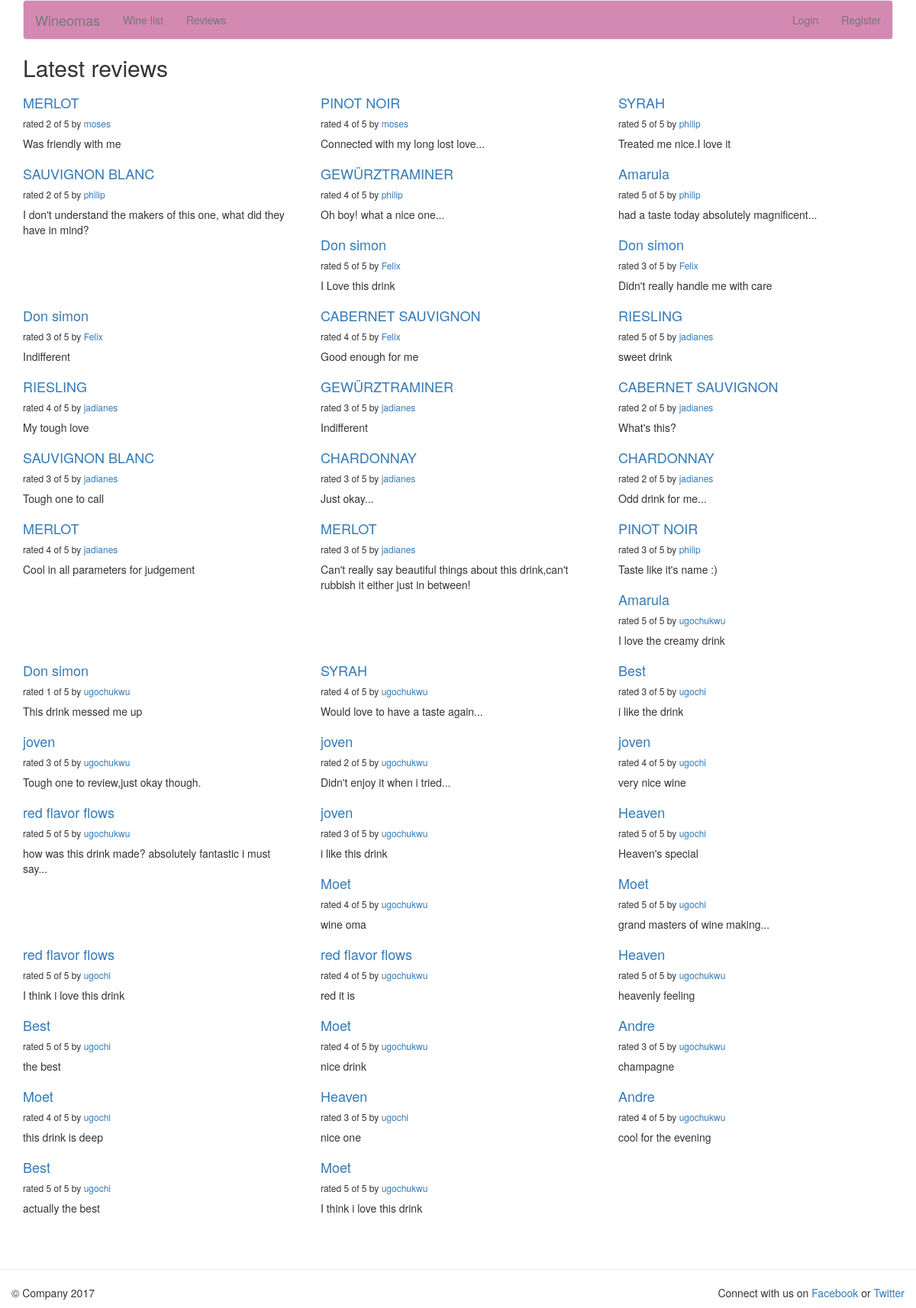
The app's page /reviews/ with its own data.
### reviews/models.py (models this page shows, shortened)
class Review(models.Model):
    RATING_CHOICES = (
        (1, '1'),
        (2, '2'),
        (3, '3'),
        (4, '4'),
        (5, '5'),
    )
    wine = models.ForeignKey(Wine)
    pub_date = models.DateTimeField('date published')
    user_name = models.CharField(max_length=100)
    comment = models.CharField(max_length=200)
    rating = models.IntegerField(choices=RATING_CHOICES)

class Wine(models.Model):
    name = models.CharField(max_length=200)

### reviews/views.py (the view)
def review_list(request):
    latest_review_list = Review.objects.order_by('-pub_date')
    context = {'latest_review_list':latest_review_list}
    return render(request, 'reviews/review_list.html', context)

### reviews/templates/reviews/review_list.html
{% extends 'base.html' %}
{% block title %}
<h2>Latest reviews</h2>
{% endblock %}
{% block content %}
{% if latest_review_list %}
<div class="row">
    {% for review in latest_review_list %}
    <div class="col-xs-6 col-lg-4">
        <h4><a href="{% url 'reviews:review_detail' review.id %}">
        {{ review.wine.name }}
        </a></h4>
        <h6>rated {{ review.rating }} of 5 by <a href="{% url 'reviews:user_review_list' review.user_name %}" >{{ review.user_name }}</a></h6>
        <p>{{ review.comment }}</p>
    </div>
    {% endfor %}
</div>
{% else %}
<p>No reviews are available.</p>
{% endif %}
{% endblock %}

### templates/base.html (shortened to what this page needs)
{% load bootstrap3 %}
{% bootstrap_css %}
{% block bootstrap3_content %}
<div class="container" >
    <nav class="navbar navbar-default" style="background:#d489b2">
        <div class="navbar-header">
            <a class="navbar-brand" href="{% url 'welcome' %}">Wineomas</a>
        </div>
        <div id="navbar" class="navbar-collapse collapse">
            <ul class="nav navbar-nav">
                <li><a href="{% url 'reviews:wine_list' %}">Wine list</a></li>
                <li><a href="{% url 'reviews:review_list' %}">Reviews</a></li>
            </ul>
            <ul class="nav navbar-nav navbar-right">
            {% if user.is_authenticated %}
                <li><a href="{% url 'reviews:user_review_list' user.username %}">Hello {{ user.username }}</a></li>
                <li><a href="{% url 'auth:logout' %}">Logout</a></li>
                {% else %}
                <li><a href="{% url 'auth:login' %}">Login</a></li>
                <li><a href="/accounts/register">Register</a></li>
                {% endif %}
            </ul>
        </div>
    </nav>
    <h1>{% block title %}(no title){% endblock %}</h1>
    {% block content %}(no content){% endblock %}
</div>
    <hr>
<footer>
        <div class="col-lg-6">
              <p>&copy; Company {% now 'Y' %}</p>
        </div>
            <div class="col-lg-6 text-right">
            Connect with us on
            <a href="http://www.facebook.com/okiyi1"> Facebook</a> or
            <a href="https://twitter.com/OkiyiUgo"> Twitter</a>
          </div>
</footer>
{% endblock %}

### records on screen
Review: wine.name "MERLOT", rating "2", user_name "moses", comment "Was friendly with me"
Review: wine.name "PINOT NOIR", rating "4", user_name "moses", comment "Connected with my long lost love..."
Review: wine.name "SYRAH", rating "5", user_name "philip", comment "Treated me nice.I love it"
Review: wine.name "SAUVIGNON BLANC", rating "2", user_name "philip", comment "I don't understand the makers of this one, what did they have in mind?"
Review: wine.name "GEWÜRZTRAMINER", rating "4", user_name "philip", comment "Oh boy! what a nice one..."
Review: wine.name "Amarula", rating "5", user_name "philip", comment "had a taste today absolutely magnificent..."
Review: wine.name "Don simon", rating "5", user_name "Felix", comment "I Love this drink"
Review: wine.name "Don simon", rating "3", user_name "Felix", comment "Didn't really handle me with care"
Review: wine.name "Don simon", rating "3", user_name "Felix", comment "Indifferent"
Review: wine.name "CABERNET SAUVIGNON", rating "4", user_name "Felix", comment "Good enough for me"
Review: wine.name "RIESLING", rating "5", user_name "jadianes", comment "sweet drink"
Review: wine.name "RIESLING", rating "4", user_name "jadianes", comment "My tough love"
Review: wine.name "GEWÜRZTRAMINER", rating "3", user_name "jadianes", comment "Indifferent"
Review: wine.name "CABERNET SAUVIGNON", rating "2", user_name "jadianes", comment "What's this?"
Review: wine.name "SAUVIGNON BLANC", rating "3", user_name "jadianes", comment "Tough one to call"
Review: wine.name "CHARDONNAY", rating "3", user_name "jadianes", comment "Just okay..."
Review: wine.name "CHARDONNAY", rating "2", user_name "jadianes", comment "Odd drink for me..."
Review: wine.name "MERLOT", rating "4", user_name "jadianes", comment "Cool in all parameters for judgement"
Review: wine.name "MERLOT", rating "3", user_name "jadianes", comment "Can't really say beautiful things about this drink,can't rubbish it either just in between!"
Review: wine.name "PINOT NOIR", rating "3", user_name "philip", comment "Taste like it's name :)"
Review: wine.name "Amarula", rating "5", user_name "ugochukwu", comment "I love the creamy drink"
Review: wine.name "Don simon", rating "1", user_name "ugochukwu", comment "This drink messed me up"
Review: wine.name "SYRAH", rating "4", user_name "ugochukwu", comment "Would love to have a taste again..."
Review: wine.name "Best", rating "3", user_name "ugochi", comment "i like the drink"
Review: wine.name "joven", rating "3", user_name "ugochukwu", comment "Tough one to review,just okay though."
Review: wine.name "joven", rating "2", user_name "ugochukwu", comment "Didn't enjoy it when i tried..."
Review: wine.name "joven", rating "4", user_name "ugochi", comment "very nice wine"
Review: wine.name "red flavor flows", rating "5", user_name "ugochukwu", comment "how was this drink made? absolutely fantastic i must say..."
Review: wine.name "joven", rating "3", user_name "ugochukwu", comment "i like this drink"
Review: wine.name "Heaven", rating "5", user_name "ugochi", comment "Heaven's special"
Review: wine.name "Moet", rating "4", user_name "ugochukwu", comment "wine oma"
Review: wine.name "Moet", rating "5", user_name "ugochi", comment "grand masters of wine making..."
Review: wine.name "red flavor flows", rating "5", user_name "ugochi", comment "I think i love this drink"
Review: wine.name "red flavor flows", rating "4", user_name "ugochukwu", comment "red it is"
Review: wine.name "Heaven", rating "5", user_name "ugochukwu", comment "heavenly feeling"
Review: wine.name "Best", rating "5", user_name "ugochi", comment "the best"
Review: wine.name "Moet", rating "4", user_name "ugochukwu", comment "nice drink"
Review: wine.name "Andre", rating "3", user_name "ugochukwu", comment "champagne"
Review: wine.name "Moet", rating "4", user_name "ugochi", comment "this drink is deep"
Review: wine.name "Heaven", rating "3", user_name "ugochi", comment "nice one"
Review: wine.name "Andre", rating "4", user_name "ugochukwu", comment "cool for the evening"
Review: wine.name "Best", rating "5", user_name "ugochi", comment "actually the best"
Review: wine.name "Moet", rating "5", user_name "ugochukwu", comment "I think i love this drink"
